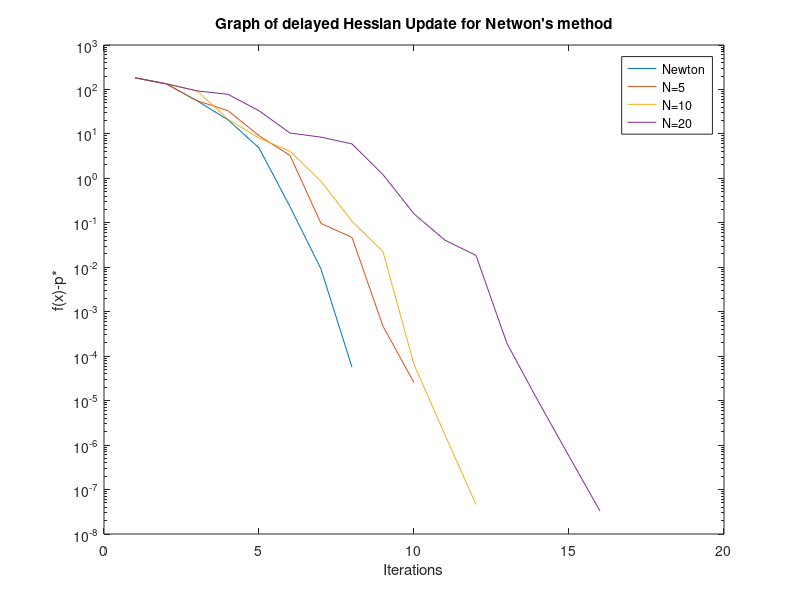

This figure's MATLAB source:

clear all;

iter = 1000;
nu = .00000001;
beta = .5;
alpha = .01;
n = 100;
m = 200;
x = zeros(n, 1);
A = randn(m,n);

GD = []

step = [1,5,10,20]
for N = 1:length(step)
    V = [];
    I = [];
    T = [];
    for i = 1:iter
        f = -sum(log(1-A*x)) - sum(log(1+x)) - sum(log(1-x));
        d = 1./(1-A*x);
        % first order derivative
        grad = A'*d - 1./(1+x) + 1./(1-x);
        % second order derivative i.e. hessian
        if i == 1 || mod(i, N) == 0
            hessian = A'*diag(d.^2)*A + diag(1./(1+x).^2 + 1./(1-x).^2);
        end
        % direction
        dir = -hessian\grad;
        % lambda^2 i.e decrement
        lambda_2 = grad'*dir;
        t = 1; 
        while ((max(A*(x+t*dir)) >= 1) || (max(abs(x+t*dir)) >= 1))
            t = beta*t;
        end
        % breaking criteria
        if abs(lambda_2) < nu
            break;
        end
        % backtracking algorithm
        while ( -sum(log(1-A*(x+t*dir))) - sum(log(1-(x+t*dir).^2)) > f + alpha*t*lambda_2 )
            t = beta*t;
        end
        % update step
        x = x+t*dir;
        V = [V; f];
        I = [I ; i];
        T = [T; t];
    end
    f_minus_p = [];
    for i = 1:length(V)
        diff = V(i) - f
        f_minus_p = [f_minus_p; diff]
    end
    GD = [GD ; {f, f_minus_p, V, I, T}]
    x = zeros(n, 1);
end


figure(1)
D = GD(1, :)
semilogy(D{4}, D{2})
hold on
D = GD(2, :)
semilogy(D{4}, D{2})
hold on
D = GD(3, :)
semilogy(D{4}, D{2})
hold on
D = GD(4, :)
semilogy(D{4}, D{2})
hold off
titlestr = "Graph of delayed Hessian Update for Netwon's method";
str = sprintf(titlestr,alpha,beta);
title(str);
xlabel("Iterations");
ylabel("f(x)-p*");
legend("Newton","N=5","N=10","N=20")
